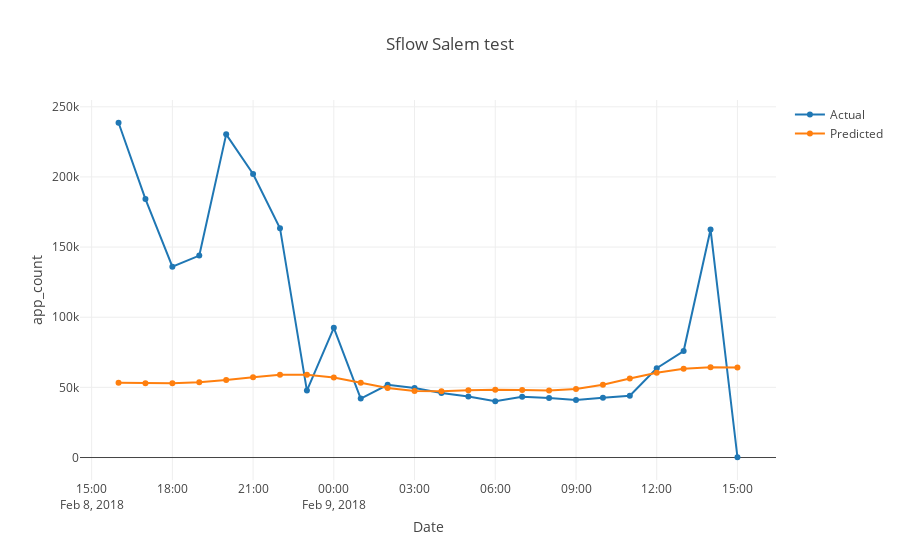

Notebook cell for this chart:
### Code cell
tt = prophet_df[prophet_df.location==l]
plot_test1(tt.ds,tt.y,tt.yhat,l)
